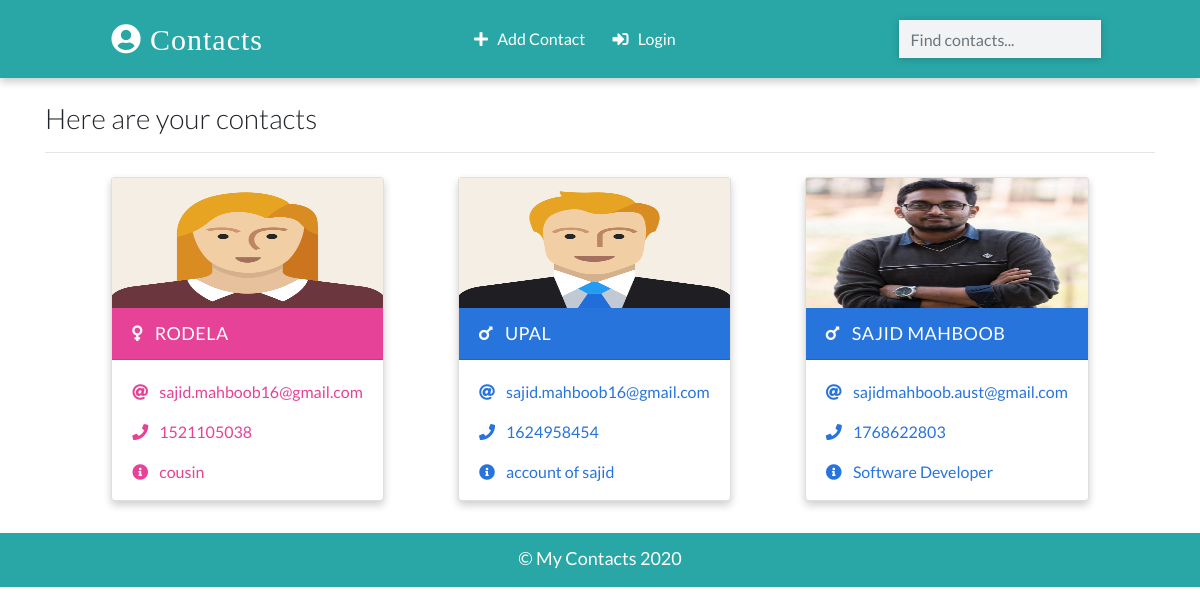
The app's page /, older data.
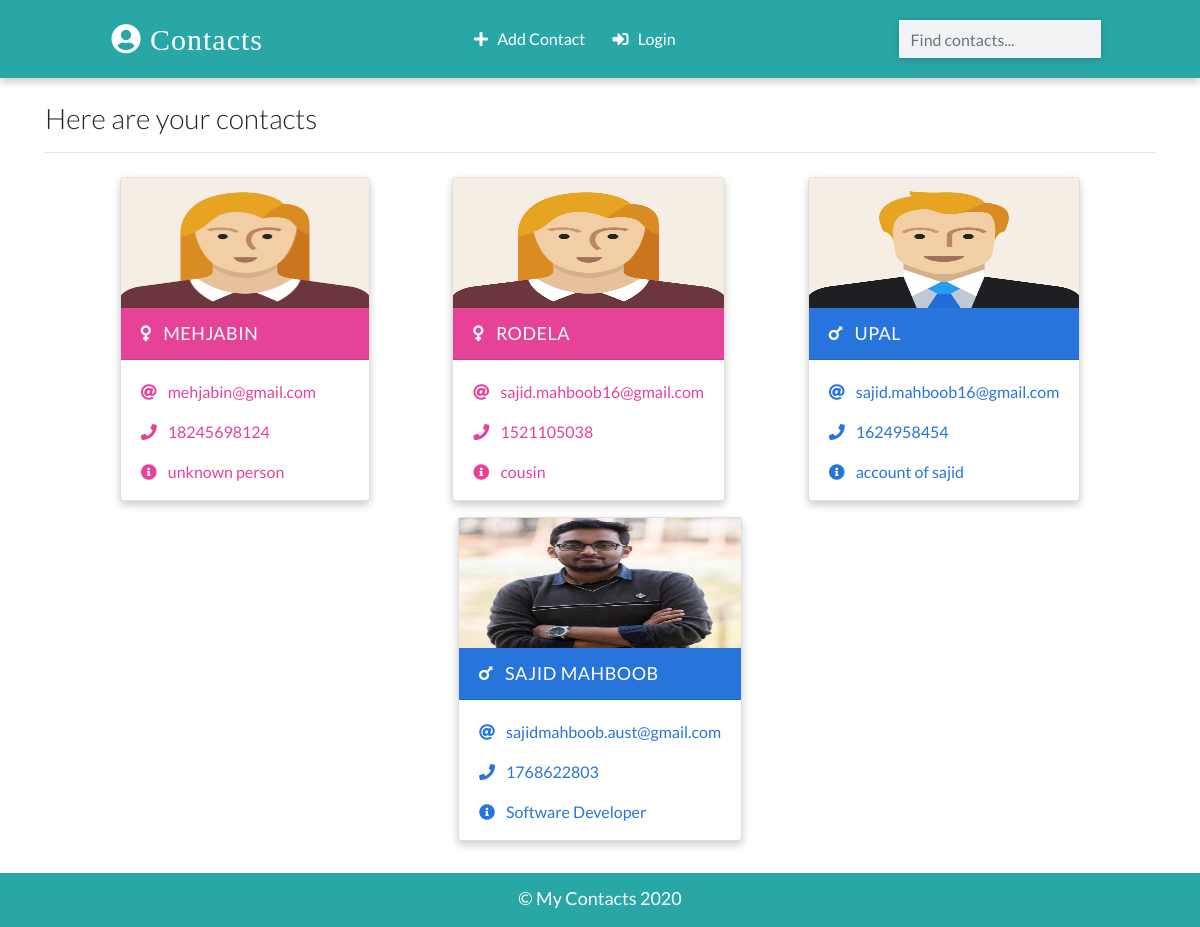
The same page, newer data.
### cms/models.py (models this page shows, shortened)
class Contact(models.Model):
    name = models.CharField(max_length=20)
    email = models.EmailField(max_length=100)
    phone = models.IntegerField()
    info = models.CharField(max_length=30)
    gender = models.CharField(max_length=50, choices=(
        ('male', 'Male'),
        ('female', 'Female'),
    ))
    image = models.ImageField(upload_to='images/', blank=True)
    date_added = models.DateTimeField(default = datetime.now)
    class Meta:
        ordering = ['-id']

### cms/views.py (the view)
# urls.py: path('', views.home, name='home'),
def home(request):
    username = None
    username = request.user
    print(username)
    context = {
        'contacts': Contact.objects.all()
    }
    return render(request, 'index.html', context)

### templates/index.html (shortened to what this page needs)
{% extends 'base.html' %}
{% load static %}
{% block main_content %}
    <div class="container">
      <h3 class="heading font-weight-light">Here are your contacts</h3>
      <hr />
    </div>
    <div class="container main-part">
      {% if contacts %}
        {% for contacts in contacts %}
            {% include 'partials/_card.html' %}
        {% endfor %}
      {% else %}
        <p class = "d-block font-weight-light my-2 heading">No contacts have been saved yet!</p>
      {% endif %}
    </div>
{% endblock main_content %}

### templates/partials/_card.html
{% load static %}
{% if contacts.gender == 'male' %}
    <div class="card my-2 mx-2 boy-card {% if 'detail' in request.path %} mx-auto w-25 {% endif %} ">
        <img src="{% if contacts.image %}
        {{contacts.image.url}}
        {% else %}
        {% static 'images/boy.png' %}
        {% endif %}" class="img-fluid" />
        <div class="card-header">
        <a href="{% url 'detail' contacts.id %}" class="text-white header-link"
            ><i class="fas fa-mars mr-2"></i> {{contacts.name}}</a>
        </div>
        <div class="card-body pb-0">
        <p>
            <i class="fas fa-at mr-2"></i>
            <a href="mailto:sajid.mahboob16@gmail.com">{{contacts.email}} </a>
        </p>
        <p>
            <i class="fas fa-phone mr-2"></i>
            <a href="tel:01624958454">{{contacts.phone}}</a>
        </p>
        <p><i class="fas fa-info-circle mr-2"></i> {{contacts.info}}</p>
        </div>
    </div>
{% else %}
    <div class="card my-2 mx-2 girl-card {% if 'detail' in request.path %} mx-auto w-25 {% endif %} ">
        <img src="{% static 'images/girl.png' %}" class="img-fluid" />
        <div class="card-header">
        <a href="{% url 'detail' contacts.id %}" class="text-white header-link"
            ><i class="fas fa-venus mr-2"></i> {{contacts.name}} </a
        >
        </div>
        <div class="card-body pb-0">
        <p>
            <i class="fas fa-at mr-2"></i>
            <a href="mailto:sajid.mahboob16@gmail.com">{{contacts.email}}</a>
        </p>
        <p>
            <i class="fas fa-phone mr-2"></i>
            <a href="tel:01624958454">{{contacts.phone}}</a>
        </p>
        <p><i class="fas fa-info-circle mr-2"></i> {{contacts.info}}</p>
        </div>
    </div>
 {% endif %}

Row changes from the older to the newer data that the page shows:
added Contact: name "MEHJABIN", email "mehjabin@gmail.com", phone "18245698124", info "unknown person"
